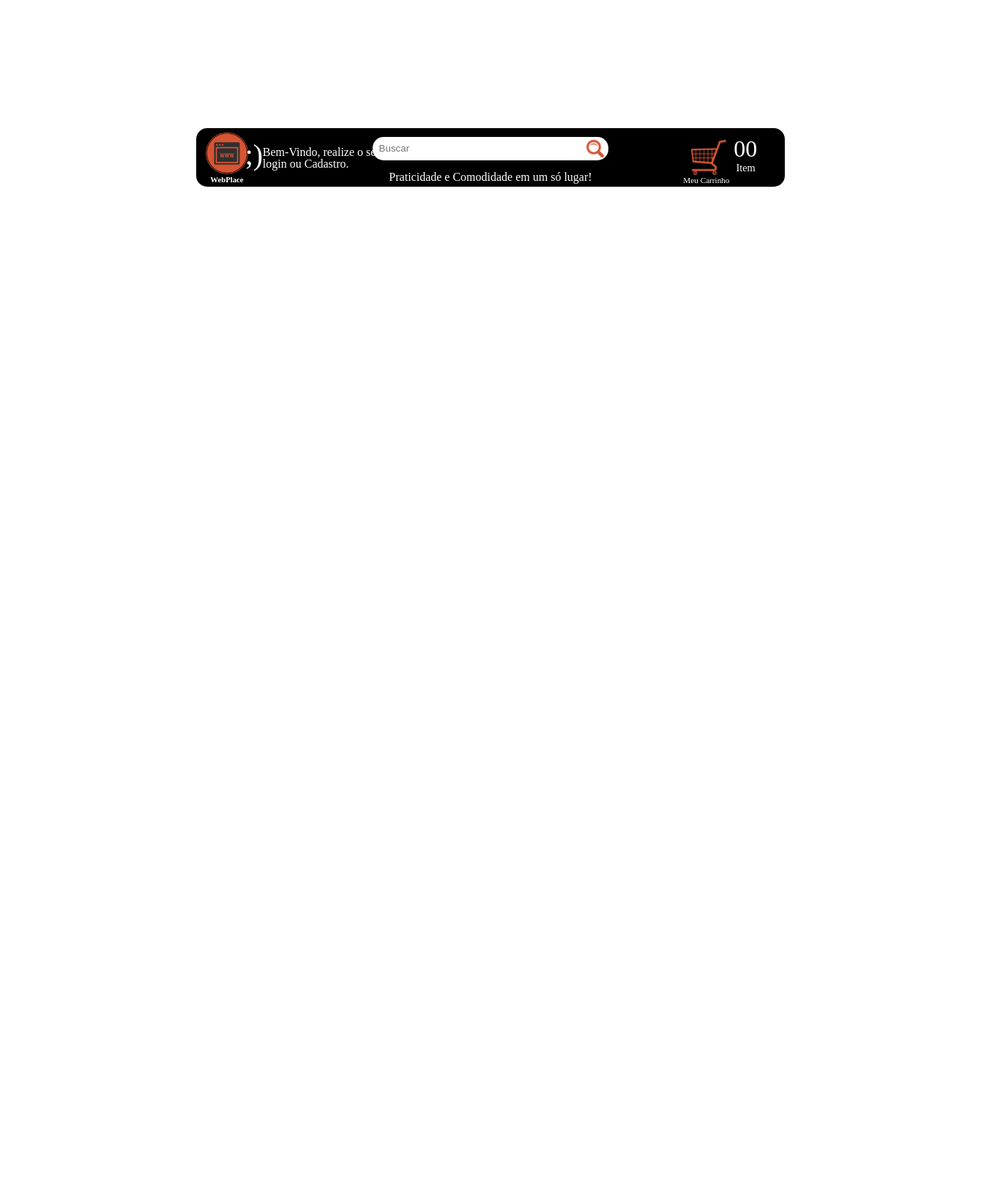
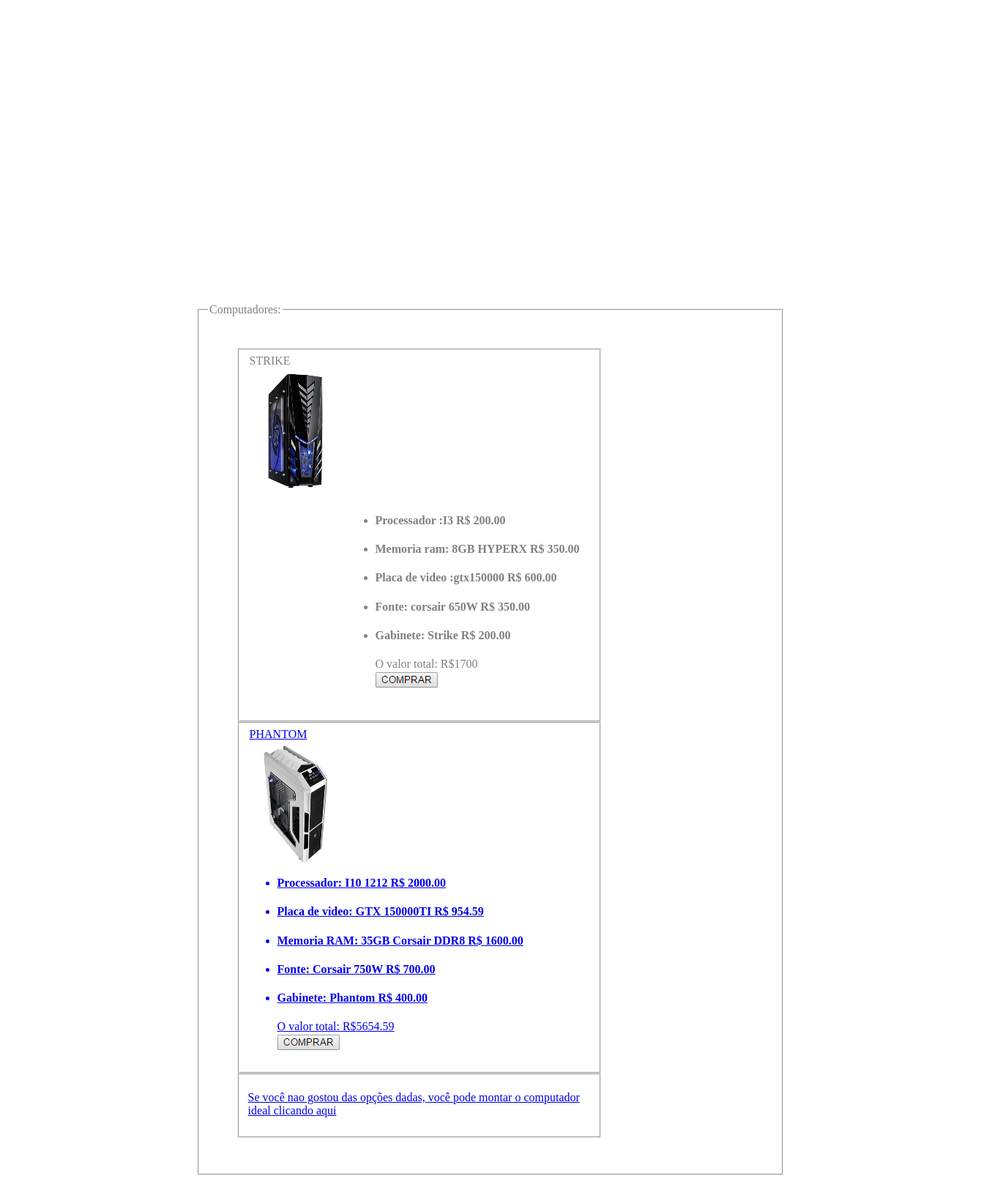
Screenshot of /html/produtos.php with the database file from the repository (2 pictures, top to bottom).
### tables this page shows
CREATE TABLE IF NOT EXISTS `t_produto` (
  `COD_PRODUTO` int(5) NOT NULL DEFAULT '0',
  `QTDE_ESTOQUE` int(5) DEFAULT NULL,
  `VALOR_UNITARIO` float(10,2) DEFAULT NULL,
  `NOME_PRODUTO` varchar(30) DEFAULT NULL
);

### html/produtos.php (the view, shortened to what this page needs)
<!DOCTYPE html>
<html>
	<head>
		<link rel="stylesheet" type="text/css" href="../css/head.css">
		<link rel="stylesheet" type="text/css" href="../css/foot.css">
		<link rel="stylesheet" type="text/css" href="../css/montagem.css">
	</head>
	<body>
		<div id="body">
			<div id="header">
				<div id="headercenter">
					<div id="headerlogo">
						<a href="../index.php">
							<img id="logo"src="../img/loja.png"/>
							<h6>WebPlace</h6>
						</a>
					</div>
					<div id="paginalogin">
						<?php
						 if(!isset($_SESSION['login'])){ ?>
							<p id="blink">;)</p><span id="paginaLoginMsg">
							<p id="wellcome">Bem-Vindo, realize o seu:</p>
							<p id="plc">
							<a id="entre"href="login.html">login</a>
							ou
							<a id="cadastro"href="cadastro.php">Cadastro</a>.
							</p></span>
						<?php }
						else{
						$nome = $_SESSION['login'];
               		    $nome = ucfirst(strtolower($nome));
						echo "<label class='conecc'><br>Usuario:</label>" . "<label id='nome_conec' class='nome_conec'>" . $nome . "</label>";
						echo "<a href='logout.php'><label class='desconect'><br>Desconectar</label></a>";
						}
						?>
					</div>
					<div id="busca">
						<form action="">
							<input id="busca2" name="busca"type="search" placeholder="Buscar">
							<input id="lupa"type="image" src="../img/lupa.png">
						</form>
					</div>
					<div id="sloganc">
						<p id="slogan">Praticidade e Comodidade em um só lugar!</p>
					</div>
					<div id="carrinho">
						<a href="meuCarrinho.html">
							<img src="../img/carrinho.png">
							<p id="mycar">Meu Carrinho</p>
							<p id="numerocar">00<p>
							<p id="itemcar">Item</p>
						</a>
					</div>
				</div>
			</div>
		<div id="montagem">
				<div id="monta">
				<fieldset>
					<legend>Computadores:</legend>
					<div id="produtos">
						<fieldset>
							<form id="pedido" method="post"  action="pedido.php">
							<legend>STRIKE</legend>
							<div id="divesq">
							<input id="imagemcheck"type="image" src="../img/produtos/gabinete1.png">
						</div>
							 <div id ="divdir">
							 	<ul>
							<?php
								$valor_total=0;
								$sql = mysql_query("Select ALL NOME_PRODUTO, VALOR_UNITARIO From t_produto where COD_PRODUTO =3 OR COD_PRODUTO= 4 OR COD_PRODUTO = 5 OR COD_PRODUTO = 6 OR COD_PRODUTO= 7");
								while ($exibe = mysql_fetch_assoc($sql) ) {
  									echo "<li><h4>".$exibe["NOME_PRODUTO"] . "   R$ " . $exibe["VALOR_UNITARIO"]."</h4></li>";
  									$valor_total=$valor_total+$exibe["VALOR_UNITARIO"];
								}
								echo "O valor total: R$".$valor_total . "<br>";
							if(!isset($_SESSION['login'])){	?>
								<a href="login.html">
									<img src="../img/botao.png"/>
						<?php }?>
						</ul>
						</div>
						</fieldset>
						<fieldset>
							<form id="pedido" method="post"  action="pedido.php">
							<legend>PHANTOM</legend>
							<div id="divesq">
							<input id="imagemcheck"type="image" src="../img/produtos/gabinete2.png">
							<ul>
								<?php
								$valor_total=0;
								$sql = mysql_query("Select ALL NOME_PRODUTO, VALOR_UNITARIO From t_produto where COD_PRODUTO =9 OR COD_PRODUTO= 10 OR COD_PRODUTO = 11 OR COD_PRODUTO = 12 OR COD_PRODUTO= 13");
								while ($exibe = mysql_fetch_assoc($sql) ) {
  									echo "<li><h4>".$exibe["NOME_PRODUTO"] . "   R$ " . $exibe["VALOR_UNITARIO"]."</h4></li>";
  									$valor_total=$valor_total+$exibe["VALOR_UNITARIO"];
								}
								echo "O valor total: R$".$valor_total . "<br>";
							if(!isset($_SESSION['login'])){	?>
								<a href="login.html">
									<img src="../img/botao.png"/>
						<?php }?>
					</ul>
						</div>
						</fieldset>
						<fieldset>
							<p>Se você nao gostou das opções dadas, você pode montar o computador ideal clicando <a href="../html/montagem.html">aqui</a></p>
						</fieldset>
					</div>
					</fieldset>
			</div>
		</div>
	</body>
</html>

### css/head.css (style rules this page uses)
#body { position: absolute; border: none 1px; width: 60%; right: 20%; height: 120%; color: grey; border-top: none; }
#header { width: 100%; height: 15%; position: absolute; }
#headercenter { background-color: #000000; height: 80px; top: 10%; position: relative; border-radius: 15px; }
#headerlogo > a > h6 { color: #FFFFFF; position: absolute; top: 49%; left: 20%; text-align: center; }
#headerlogo { position: absolute; height: 100%; width: 7%; left: 1%; }
#logo { position: relative; top: 6px; left: 5px; height: 3.6em; width: 3.6em; }
#busca { position: absolute; background-color: #FFFFFF; width: 40%; height: 40%; left: 30%; top: 15%; border-radius: 15px; }
#busca2 { position: absolute; top: 8%; left: 2%; width: 87%; height: 80%; border: none; }
#lupa { position: absolute; top: 5%; right: 1%; height: 2.2em; width: 2.2em; }
#sloganc { position: absolute; left: 20%; top: 60%; width: 60%; height: 35%; }
#slogan { text-align: center; position: relative; color: #FFFFFF; bottom: 20%; }
#paginalogin { position: absolute; height: 100%; width: 30%; left: 8%; }
#blink { position: absolute; color: #FFFFFF; font-size: 2.5em; left: 1%; top: -34%; }
#wellcome { position: absolute; color: #FFFFFF; left: 11%; top: 10%; }
#plc { color: #FFFFFF; position: absolute; top: 30%; left:11%; }
#plc >a:link { text-decoration: none; color: #FFFFFF; }
#carrinho > a { text-decoration: none; color: #FFFFFF; }
#carrinho > a >img { position: absolute; height: 3em; width: 3em; right: 10%; top: 20%; }
#mycar { position: absolute; right: 9.4%; top: 67%; font-size: 0.7em; }
#numerocar { position: absolute; right: 4.7%; bottom: 1%; font-size: 2em; }
#itemcar { position: absolute; right: 5%; top: 40%; font-size: 0.9em; }

### css/montagem.css (style rules this page uses)
#monta { position: absolute; top: 20%; width: 100%; }
span { color: red; }
#produtos { width: 500px; margin: 5%; }
#imagemcheck { position: relative; top: 6px; left: 5px; height: 12em; width: 9em; }
#divesq { float:left; }
#divdir { margin: 15px; float:right; }

### rows the page displays
t_produto: NOME_PRODUTO "Processador :I3", VALOR_UNITARIO "200.00"
t_produto: NOME_PRODUTO "Memoria ram: 8GB HYPERX", VALOR_UNITARIO "350.00"
t_produto: NOME_PRODUTO "Placa de video :gtx150000", VALOR_UNITARIO "600.00"
t_produto: NOME_PRODUTO "Fonte: corsair 650W", VALOR_UNITARIO "350.00"
t_produto: NOME_PRODUTO "Gabinete: Strike", VALOR_UNITARIO "200.00"
t_produto: NOME_PRODUTO "Processador: I10 1212", VALOR_UNITARIO "2000.00"
t_produto: NOME_PRODUTO "Placa de video: GTX 150000TI", VALOR_UNITARIO "954.59"
t_produto: NOME_PRODUTO "Memoria RAM: 35GB Corsair DDR8", VALOR_UNITARIO "1600.00"
t_produto: NOME_PRODUTO "Fonte: Corsair 750W", VALOR_UNITARIO "700.00"
t_produto: NOME_PRODUTO "Gabinete: Phantom", VALOR_UNITARIO "400.00"

### other values shown
$valor_total "1700"
$valor_total "5654.59"
